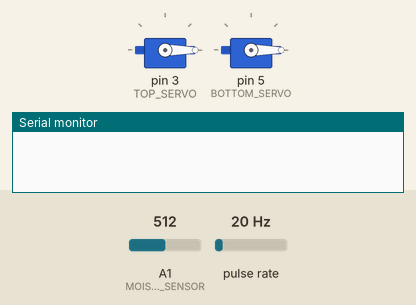
This program was run on a simulated Arduino Uno, built with avr-gcc and run on an emulated ATmega328P. Parts: 2 × servo, the last lines printed to the serial monitor. Wiring (inferred from the names in the program): pulse sensor: data pin 2. Inputs (shaded band) come from the test bench; at power-on: A1 (MOISTURE_SENSOR) = 512, pulse rate 20 Hz.

Above: at 0.1 s.
At 4.2 s:
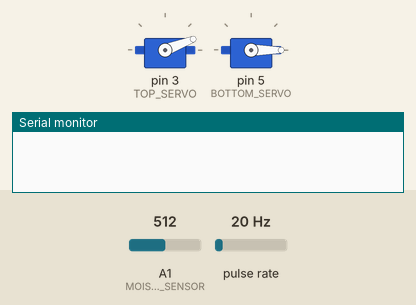
At 6.2 s:
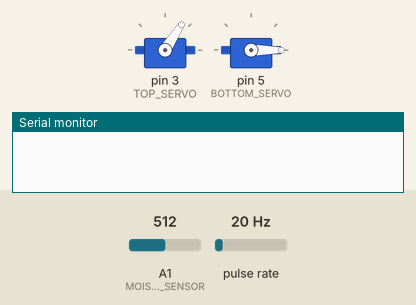
At 8.1 s:
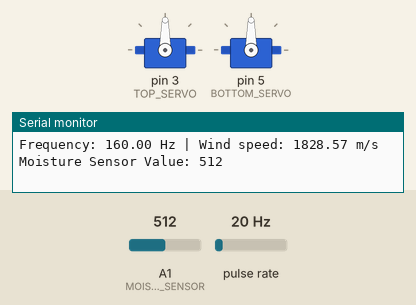
Timing chart, 0 to 9.6 s (numbered marks = the images above):
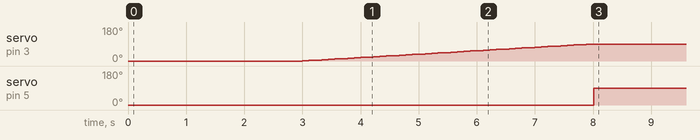

Measured:
- by itself, servo on pin 3 (TOP_SERVO): moves from 0° to 90° over 5.0 s
- by itself, servo on pin 5 (BOTTOM_SERVO): 0° → 90° at 8.0 s

The program:

main.cpp
```cpp
//
// Created by Nick Anthony Miras on 10/5/25.
//
#include <Arduino.h>
#include <Servo.h>
#include <animemometer.h>

#define MOISTURE_SENSOR A1
#define TOP_SERVO 3
#define TOP_SERVO_POWER 4
#define BOTTOM_SERVO 5

Servo topServo;
Servo bottomServo;

constexpr int THRESHOLD = 500;

/*
 * This function tells a servo to complete its task under n milliseconds.
 */
void writeDelay(const int targetAngle, const int milliSeconds, Servo *servo) {
    const int initialAngle = servo->read();
    const int distance = targetAngle - initialAngle;
    const int incrementalDelay = milliSeconds / abs(distance);
    for (int i = 1; i < abs(distance) + 1; i = i + 2) {
        int writeAngle;
        if (distance > 0) {
            writeAngle = initialAngle + i;
        } else {
            writeAngle = initialAngle - i;
        }
        servo->write(writeAngle);
        delay(incrementalDelay);
    }
}

/* This function is for controlling two servos with a write delay.
 * TODO: Read both initial angles and turn each servo with a different angleIncrement.
 */
void writeDelay(const int targetAngle, const int milliSeconds, Servo *servo1, Servo *servo2) {
    const int initialAngle = servo1->read();
    const int distance = targetAngle - initialAngle;
    const int incrementalDelay = milliSeconds / abs(distance);
    for (int i = 1; i < abs(distance) + 1; i = i + 2) {
        int writeAngle;
        if (distance > 0) {
            writeAngle = initialAngle + i;
        } else {
            writeAngle = initialAngle - i;
        }
        servo1->write(writeAngle);
        servo2->write(writeAngle);
        delay(incrementalDelay);
    }
}

/*
 *  TODO: This function informs the Wemos device to publish precipitation times.
 */
void informWemos() {}

int readSensor() {
    const int value = analogRead(MOISTURE_SENSOR);  // Read the analog value form sensor
    Serial.print("Moisture Sensor Value: ");
    Serial.println(value);
    return value;                       // Return analog moisture value
}

void _runOnce() {
    delay(3000);
    writeDelay(90, 10000, &topServo);
}

void setup() {
    Serial.begin(9600);
    topServo.attach(TOP_SERVO);
    bottomServo.attach(BOTTOM_SERVO);
    topServo.write(0);
    bottomServo.write(0);

    pinMode(WIND_SENSOR, INPUT_PULLUP);
    attachInterrupt(digitalPinToInterrupt(WIND_SENSOR), countPulse, FALLING);

    _runOnce();
}

// void loop() {
//     //get the reading from the function below and print it
//     Serial.print("Analog output: ");
//     Serial.println(readSensor());
//     delay(1000);
// }

void loop() {
    mainLoop();
    if (readSensor() > THRESHOLD) {
        writeDelay(90, 10000, &topServo, &bottomServo);
        informWemos();
    } else {
        writeDelay(0, 10000, &topServo, &bottomServo);
        informWemos();
    }
    delay(1000);
}
```

animemometer.h
```cpp
//
// Created by Nick Anthony Miras on 10/6/25.
//

#ifndef ARDUINO_ANIMEMOMETER_H
#define ARDUINO_ANIMEMOMETER_H

#define WIND_SENSOR 2

void mainLoop();
void countPulse();

#endif //ARDUINO_ANIMEMOMETER_H
```

animemometer.cpp
```cpp
//
// Created by Nick Anthony Miras on 10/6/25.
//

#include <Arduino.h>
#include "animemometer.h"

volatile unsigned long pulseCount = 0;
unsigned long lastMeasurementTime = 0;
float windSpeed = 0.0;

constexpr float PULSES_PER_MS = 0.0875;

void mainLoop() {
    unsigned long currentTime = millis();

    if (currentTime - lastMeasurementTime >= 1000) {
        noInterrupts();
        unsigned long count = pulseCount;
        pulseCount = 0;
        interrupts();

        float frequency = count / 1.0;  // 1-second window
        windSpeed = frequency / PULSES_PER_MS;

        Serial.print("Frequency: ");
        Serial.print(frequency);
        Serial.print(" Hz | Wind speed: ");
        Serial.print(windSpeed);
        Serial.println(" m/s");

        lastMeasurementTime = currentTime;
    }
}

void countPulse() {
    if (digitalRead(WIND_SENSOR) == LOW) {
        pulseCount++;
    }
}
```
